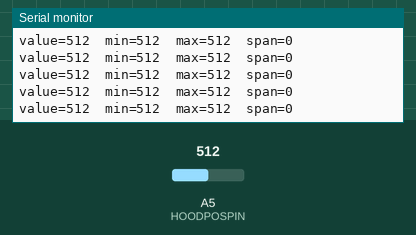
Recording of a sketch running on a simulated Arduino Uno, built with avr-gcc and run on an emulated ATmega328P. Shown: the last lines printed to the serial monitor. Inputs (shaded band) come from the test bench; at power-on: A5 (HOODPOSPIN) = 512.

Above: at 1.2 s.
1.3 s: A5 (HOODPOSPIN) set to 535
At 2.0 s:
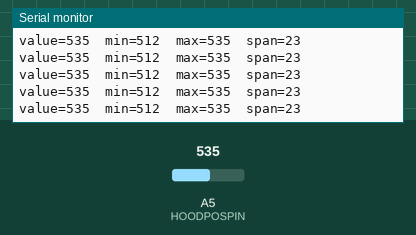
4.3 s: A5 (HOODPOSPIN) set to 597
At 5.1 s:
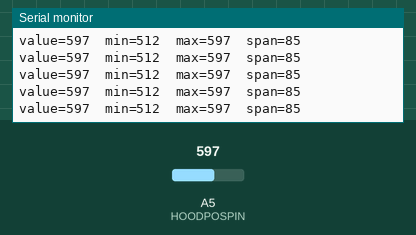
7.3 s: A5 (HOODPOSPIN) set to 621
At 8.2 s:
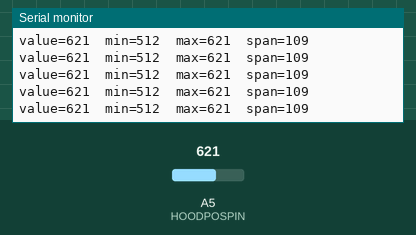
Timing chart, 0 to 9.9 s (numbered marks = the images above; inputs shaded):
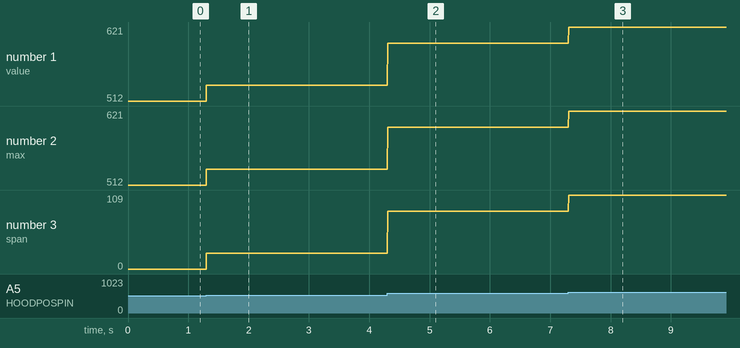

Measured:
- after the input at 1.3 s, the serial monitor: prints a new line at once (image 1)
- after the input at 4.3 s, the serial monitor: prints a new line at once (image 2)
- after the input at 7.3 s, the serial monitor: prints a new line at once (image 3)
- plotted number 1: 512 → 535 after the input at 1.3 s, 535 → 597 after the input at 4.3 s, 597 → 621 after the input at 7.3 s
- plotted number 2: 512 → 535 after the input at 1.3 s, 535 → 597 after the input at 4.3 s, 597 → 621 after the input at 7.3 s
- plotted number 3: 0 → 23 after the input at 1.3 s, 23 → 85 after the input at 4.3 s, 85 → 109 after the input at 7.3 s

The sketch:

RX8_POT_TEST.ino
```cpp
/*
 * RX-8 Hood Potentiometer Test
 *
 * Continuously prints the hood-position pot reading on A5, plus the running
 * min/max seen since boot. Use to verify pot wiring/polarity and confirm
 * the full mechanical travel range before flashing the controller firmware.
 *
 * Manually sweep the hood from fully open to fully closed while watching
 * the serial output. The min/max values give you the actual ADC range
 * this specific pot/install produces — plug those numbers (with a small
 * safety margin) into HOODOPENEDVALUE / HOODCLOSEDVALUE in RX8_SN_CTRL.ino.
 *
 * Serial Monitor: 115200 baud.
 */

const uint8_t HOODPOSPIN = A5;

int minVal = 1023;
int maxVal = 0;

void setup()
{
  Serial.begin(115200);
  Serial.println(F("Hood pot test — move the hood and watch the range"));
}

void loop()
{
  int v = analogRead(HOODPOSPIN);
  if (v < minVal) minVal = v;
  if (v > maxVal) maxVal = v;

  Serial.print(F("value="));
  Serial.print(v);
  Serial.print(F("  min="));
  Serial.print(minVal);
  Serial.print(F("  max="));
  Serial.print(maxVal);
  Serial.print(F("  span="));
  Serial.println(maxVal - minVal);

  delay(3);
}
```
